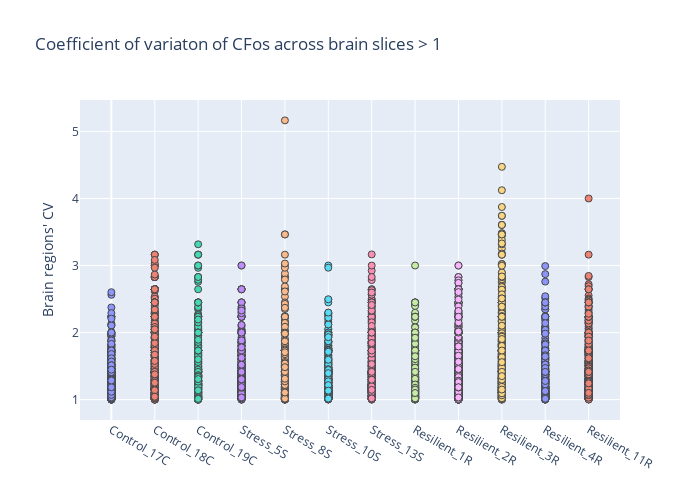

The code cell stored with this chart in its notebook:
### Code cell
def plot_cv_above_threshold(brains_CV, brains_name, marker_key, cv_threshold=1) -> go.Figure: 
    fig = go.Figure()
    for i,cv in enumerate(brains_CV):
        above_threshold_filter = cv > cv_threshold
        # Scatterplot (animals)
        fig.add_trace(go.Scatter(
                            mode = 'markers',
                            y = cv[above_threshold_filter],
                            x = [i]*above_threshold_filter.sum(),
                            text = cv.index[above_threshold_filter],
                            opacity=0.7,
                            marker=dict(
                                size=7,
                                line=dict(
                                    color='rgb(0,0,0)',
                                    width=1
                                )
                            ),
                            showlegend=False
                    )
        )

    fig.update_layout(
        title = f"Coefficient of variaton of {marker_key} across brain slices > {cv_threshold}",
        
        xaxis = dict(
            tickmode = 'array',
            tickvals = np.arange(0,len(brains_name)),
            ticktext = brains_name
        ),
        yaxis=dict(
            title = "Brain regions' CV"
        ),
        width=700, height=500
    )
    return fig

group_1_CVs = [variation_cell_density(slices, marker_key) for slices in group_1_slices]
group_2_CVs = [variation_cell_density(slices, marker_key) for slices in group_2_slices]
plot_cv_above_threshold(group_1_CVs+group_2_CVs, group_1_dirs+group_2_dirs, marker_key).show()

### Figure 1 — Plotly figure (JSON) as saved in the notebook; plotly's stock layout.template omitted (floating-point values rounded to 4 significant figures; data arrays with more than 128 entries replaced by an {"elided": "..."} marker saying what was removed)
{"data": [{"marker": {"line": {"color": "rgb(0,0,0)", "width": 1}, "size": 7}, "mode": "markers", "opacity": 0.7, "showlegend": false, "text": {"elided": "433 str values"}, "type": "scatter", "x": {"elided": "433 int values"}, "y": {"elided": "433 float values"}}, {"marker": {"line": {"color": "rgb(0,0,0)", "width": 1}, "size": 7}, "mode": "markers", "opacity": 0.7, "showlegend": false, "text": {"elided": "587 str values"}, "type": "scatter", "x": {"elided": "587 int values"}, "y": {"elided": "587 float values"}}, {"marker": {"line": {"color": "rgb(0,0,0)", "width": 1}, "size": 7}, "mode": "markers", "opacity": 0.7, "showlegend": false, "text": {"elided": "474 str values"}, "type": "scatter", "x": {"elided": "474 int values"}, "y": {"elided": "474 float values"}}, {"marker": {"line": {"color": "rgb(0,0,0)", "width": 1}, "size": 7}, "mode": "markers", "opacity": 0.7, "showlegend": false, "text": {"elided": "372 str values"}, "type": "scatter", "x": {"elided": "372 int values"}, "y": {"elided": "372 float values"}}, {"marker": {"line": {"color": "rgb(0,0,0)", "width": 1}, "size": 7}, "mode": "markers", "opacity": 0.7, "showlegend": false, "text": {"elided": "310 str values"}, "type": "scatter", "x": {"elided": "310 int values"}, "y": {"elided": "310 float values"}}, {"marker": {"line": {"color": "rgb(0,0,0)", "width": 1}, "size": 7}, "mode": "markers", "opacity": 0.7, "showlegend": false, "text": {"elided": "427 str values"}, "type": "scatter", "x": {"elided": "427 int values"}, "y": {"elided": "427 float values"}}, {"marker": {"line": {"color": "rgb(0,0,0)", "width": 1}, "size": 7}, "mode": "markers", "opacity": 0.7, "showlegend": false, "text": {"elided": "387 str values"}, "type": "scatter", "x": {"elided": "387 int values"}, "y": {"elided": "387 float values"}}, {"marker": {"line": {"color": "rgb(0,0,0)", "width": 1}, "size": 7}, "mode": "markers", "opacity": 0.7, "showlegend": false, "text": {"elided": "481 str values"}, "type": "scatter", "x": {"elided": "481 int values"}, "y": {"elided": "481 float values"}}, {"marker": {"line": {"color": "rgb(0,0,0)", "width": 1}, "size": 7}, "mode": "markers", "opacity": 0.7, "showlegend": false, "text": {"elided": "697 str values"}, "type": "scatter", "x": {"elided": "697 int values"}, "y": {"elided": "697 float values"}}, {"marker": {"line": {"color": "rgb(0,0,0)", "width": 1}, "size": 7}, "mode": "markers", "opacity": 0.7, "showlegend": false, "text": {"elided": "743 str values"}, "type": "scatter", "x": {"elided": "743 int values"}, "y": {"elided": "743 float values"}}, {"marker": {"line": {"color": "rgb(0,0,0)", "width": 1}, "size": 7}, "mode": "markers", "opacity": 0.7, "showlegend": false, "text": {"elided": "425 str values"}, "type": "scatter", "x": {"elided": "425 int values"}, "y": {"elided": "425 float values"}}, {"marker": {"line": {"color": "rgb(0,0,0)", "width": 1}, "size": 7}, "mode": "markers", "opacity": 0.7, "showlegend": false, "text": {"elided": "473 str values"}, "type": "scatter", "x": {"elided": "473 int values"}, "y": {"elided": "473 float values"}}], "layout": {"height": 500, "title": {"text": "Coefficient of variaton of CFos across brain slices > 1"}, "width": 700, "xaxis": {"tickmode": "array", "ticktext": ["Control_17C", "Control_18C", "Control_19C", "Stress_5S", "Stress_8S", "Stress_10S", "Stress_13S", "Resilient_1R", "Resilient_2R", "Resilient_3R", "Resilient_4R", "Resilient_11R"], "tickvals": [0, 1, 2, 3, 4, 5, 6, 7, 8, 9, 10, 11]}, "yaxis": {"title": {"text": "Brain regions' CV"}}}}
